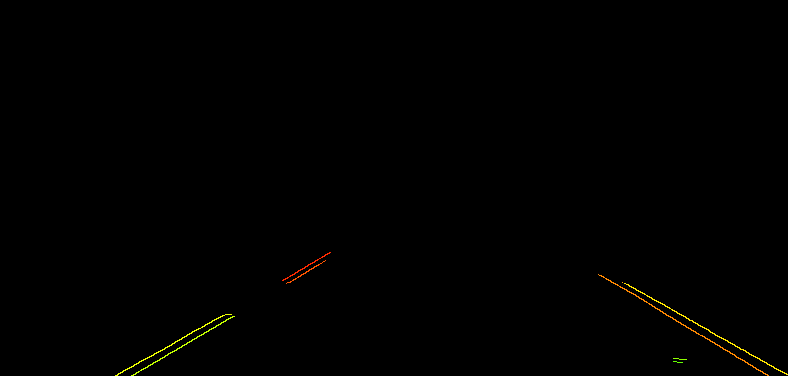
#> input picture Screenshot_4.png, 788 x 376 px
$ python ConnectedCompWithStats.py
#> lines starting #> are read from the running program, lines starting #| are printed output that depends on the picture; after the words box and inside, x2 and y2 are one past the last pixel; in counts of white or black regions, pixels touching at a corner belong together; long printed decimals are rounded
import cv2 as cv
import numpy as np

image = cv.imread('Screenshot_4.png',0)
#> image: shape (376, 788); min 0, max 236, mean 0.7

numLabels, labels, stats, centroids = cv.connectedComponentsWithStats(image)
#> labels: shape (376, 788) int32; 10 distinct labels, from 0 to 9
#> numLabels = 10; stats = [[0, 0, 788, 376, 295276], [282, 252, 49, 29, 74], [286, 260, 40, 24, 56], [598, 274, 171, 102, 267], [622, 282, 1, 1, 1], [624, 283, 164, 92, 252], [115, 314, 117, 62, 176], [131, 316, 104, 60, 162], [673, 358, 14, 2, 14], [673, 361, 10, 2, 10]]; centroids = [[393.2, 187], [305.9, 266.1], [305.4, 272], [684.1, 324.9], [622, 282], [706.2, 328.9], [171.5, 343.7], [182.7, 345.3], [679.5, 358.6], [677.5, 361.6]]
#print (numLabels)
"""label_hue = np.uint8(179*labels/np.max(labels))
blank_ch = 255*np.ones_like(label_hue)
labeled_img = cv.merge([label_hue, blank_ch, blank_ch])
labeled_img[label_hue==0] = 0
labeled_img = cv.cvtColor(labeled_img, cv.COLOR_HSV2BGR)"""

for i in range(1, numLabels):
    if i ==0:
        text = "examining component {}/{} (background)".format(i + 1, numLabels)
    else:
        text= "examining component {}/{}".format( i , numLabels)
    print("[INFO] {}".format(text))
    x= stats[i, cv.CC_STAT_LEFT]
    y= stats[i, cv.CC_STAT_TOP]
    w= stats[i, cv.CC_STAT_WIDTH]
    h= stats[i, cv.CC_STAT_HEIGHT]
    area= stats[i, cv.CC_STAT_AREA]
    (cX, cY)= centroids[i]
    print(cX,cY)
    print(x,y)
    print(w+h)
#> this loop made 9 passes
#> (text, x, y, w, h, area, cX, cY) on passes 1, 2, 3, 5, 6, 7: ('examining component 1/10', 282, 252, 49, 29, 74, 305.9, 266.1), ('examining component 2/10', 286, 260, 40, 24, 56, 305.4, 272), ('examining component 3/10', 598, 274, 171, 102, 267, 684.1, 324.9), ('examining component 5/10', 624, 283, 164, 92, 252, 706.2, 328.9), ('examining component 6/10', 115, 314, 117, 62, 176, 171.5, 343.7), ('examining component 7/10', 131, 316, 104, 60, 162, 182.7, 345.3)
#> (printed output is left out)


mask = np.zeros(image.shape, dtype="uint8")

L=[]
R=[500,300]
for i in range(1, numLabels):
    x = stats[i, cv.CC_STAT_LEFT]
    y = stats[i, cv.CC_STAT_TOP]
    w = stats[i, cv.CC_STAT_WIDTH]
    h = stats[i, cv.CC_STAT_HEIGHT]
    (cX, cY)= centroids[i]
    area = stats[i, cv.CC_STAT_AREA]
    keepWidth = w > 40
    keepHeight = h > 20
    keepArea = area > 50 and area < 1500

    if all((keepWidth, keepHeight, keepArea)):


        #print("[INFO] keeping connected component '{}'".format(i))
        componentMask = (labels == i).astype("uint8") * 255
        mask = cv.bitwise_or(mask, componentMask)
        #print(cX,cY)
        if cX <400:
            L.append(int(cX))
            L.append(int(cY))
        else:
            R.append(int(cX))
            R.append(int(cY))
        #print(R)
        parameters = np.polyfit((800, R[-2]), (600, R[-1]), 1)
        slope = parameters[0]
        intercept = parameters[1]
        #print(slope,intercept)
        y1=600
        y2=int(y1*(3/5))
        x1= 0
        x2= int((y2-intercept)/slope)
        print(R[-2],R[-1],slope,intercept)
#> this loop made 9 passes
#> (x, y, w, h, cX, cY, area, keepWidth) on passes 3, 5, 6, 7: (598, 274, 171, 102, 684.1, 324.9, 267, True), (624, 283, 164, 92, 706.2, 328.9, 252, True), (115, 314, 117, 62, 171.5, 343.7, 176, True), (131, 316, 104, 60, 182.7, 345.3, 162, True)
#> (x, y, w, h, cX, cY, area, keepWidth) on passes 1 to 2: (282, 252, 49, 29, 305.9, 266.1, 74, True), (286, 260, 40, 24, 305.4, 272, 56, False)
#| 684 324 2.379 -1303.448
#| 706 328 2.894 -1714.894
#| 706 328 2.894 -1714.894
#| 706 328 2.894 -1714.894
#> pass 1, `componentMask = (labels == i).astype("uint8") * 255`:
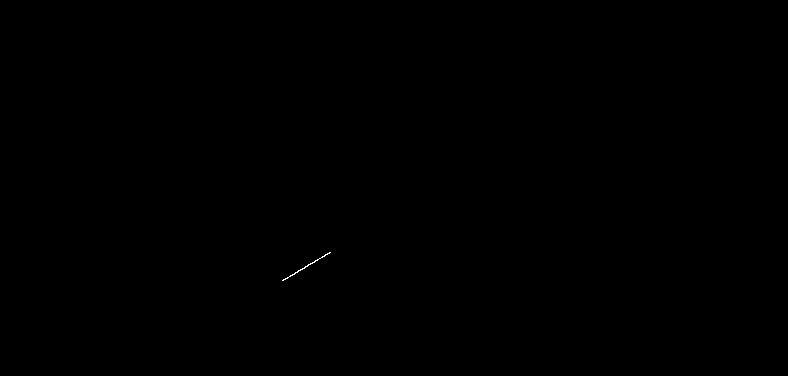
#> componentMask: shape (376, 788); 0.02% white in thin lines or dots, all inside (x1, y1, x2, y2) = (282, 252, 331, 281)
#> pass 3, `componentMask = (labels == i).astype("uint8") * 255`:
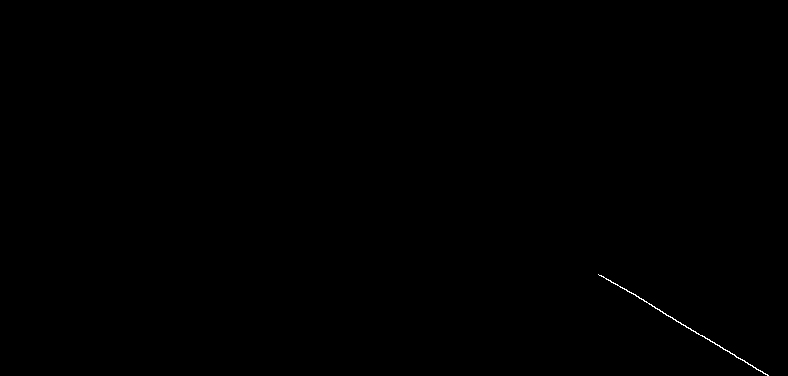
#> componentMask: shape (376, 788); 0.09% white in thin lines or dots, all inside (x1, y1, x2, y2) = (598, 274, 769, 376)
#> after the loop:
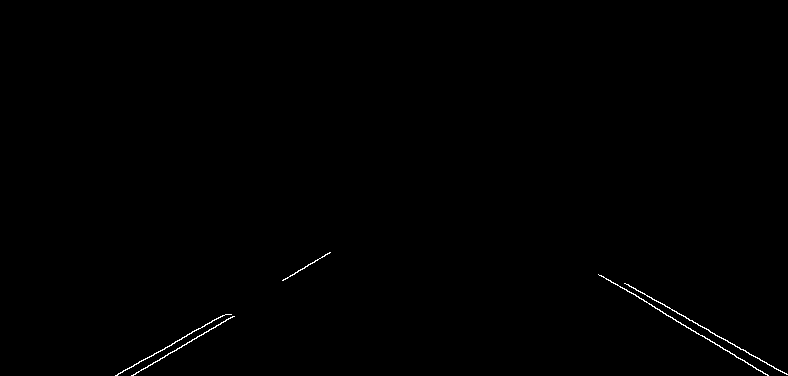
#> mask: shape (376, 788); 0.31% white in thin lines or dots, all inside (x1, y1, x2, y2) = (115, 252, 788, 376)
#> after the loop, L = [305, 266, 171, 343, 182, 345]; R = [500, 300, 684, 324, 706, 328]
#cv.rectangle(mask, (282, 252), (282 + 78, 252 + 10), (255, 255, 255), 3)
cv.line(mask, (282 ,252), (305,266), (255,255,255), 3)
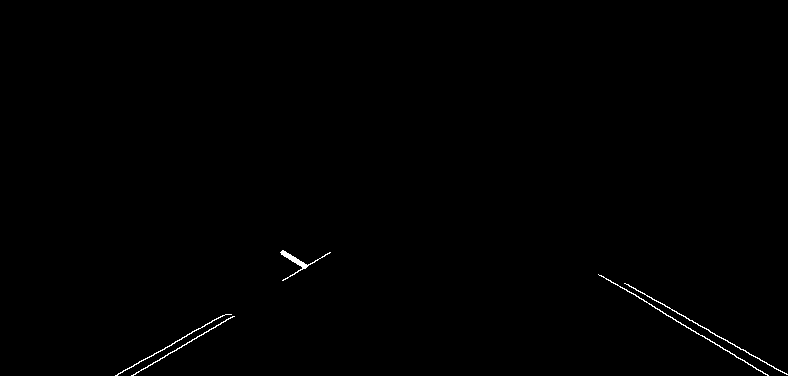
#> mask: shape (376, 788); 0.36% white in thin lines or dots, all inside (x1, y1, x2, y2) = (115, 250, 788, 376)
cv.imshow('Computer Vision', image)
cv.imshow("Characters", mask)
cv.waitKey()
cv.destroyAllWindows()
